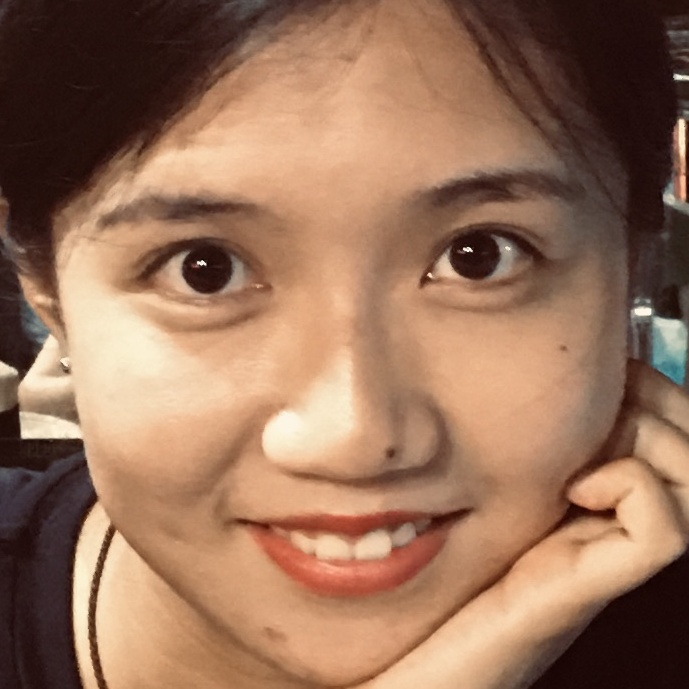
#> input picture resources/wyf.jpg, 689 x 689 px
$ python detect_face.py
#> lines starting #> are read from the running program, lines starting #| are printed output that depends on the picture; after the words box and inside, x2 and y2 are one past the last pixel; in counts of white or black regions, pixels touching at a corner belong together
''' available models
haarcascade_eye_tree_eyeglasses.xml      haarcascade_lefteye_2splits.xml
haarcascade_eye.xml                      haarcascade_licence_plate_rus_16stages.xml
haarcascade_frontalcatface_extended.xml  haarcascade_lowerbody.xml
haarcascade_frontalcatface.xml           haarcascade_profileface.xml
haarcascade_frontalface_alt2.xml         haarcascade_righteye_2splits.xml
haarcascade_frontalface_alt_tree.xml     haarcascade_russian_plate_number.xml
haarcascade_frontalface_alt.xml          haarcascade_smile.xml
haarcascade_frontalface_default.xml      haarcascade_upperbody.xml
haarcascade_fullbody.xml
'''
import cv2

modelDir = "/root/anaconda3/pkgs/libopencv-4.5.5-py39h7d09d5f_0/share/opencv4/haarcascades/"
faceCascade = cv2.CascadeClassifier(modelDir + "haarcascade_righteye_2splits.xml")

img = cv2.imread("./resources/wyf.jpg")
#> img is the input picture: shape (689, 689, 3); mean B, G, R 89.8, 113.7, 152.2
imgGray = cv2.cvtColor(img,cv2.COLOR_BGR2GRAY)
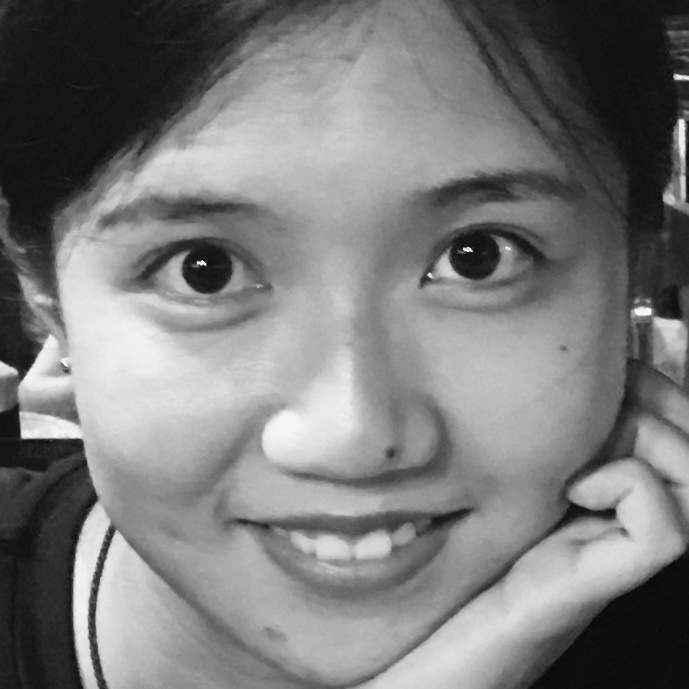
#> imgGray: shape (689, 689); min 4, max 250, mean 122.5

faces = faceCascade.detectMultiScale(imgGray,1.1,4)
#> faces = [[408, 160, 141, 141], [125, 170, 150, 150]]

for (x,y,w,h) in faces:
    cv2.rectangle(img,(x,y),(x+w,y+h),(255,0,0),2)
#> this loop made 2 passes
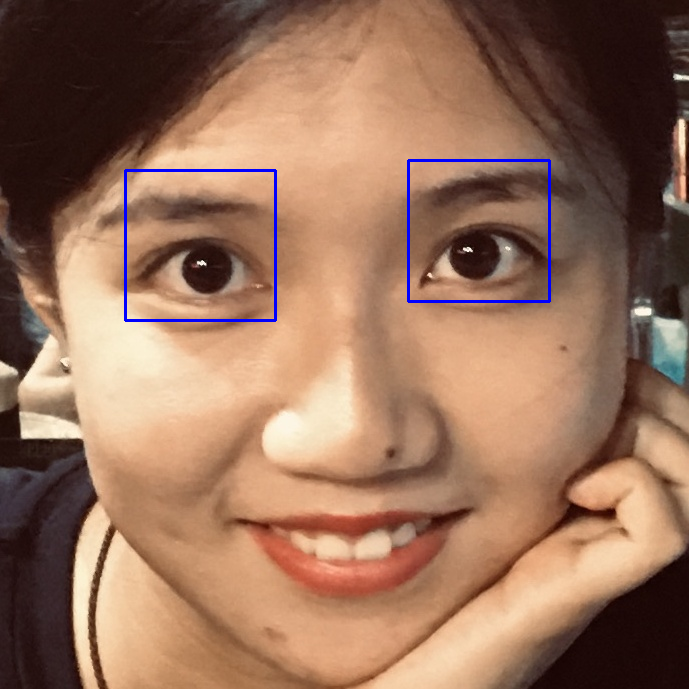
#> img: shape (689, 689, 3); 0.73% of pixels changed, all inside (x1, y1, x2, y2) = (124, 159, 551, 322)

cv2.imshow("result",img)
cv2.waitKey(0)
